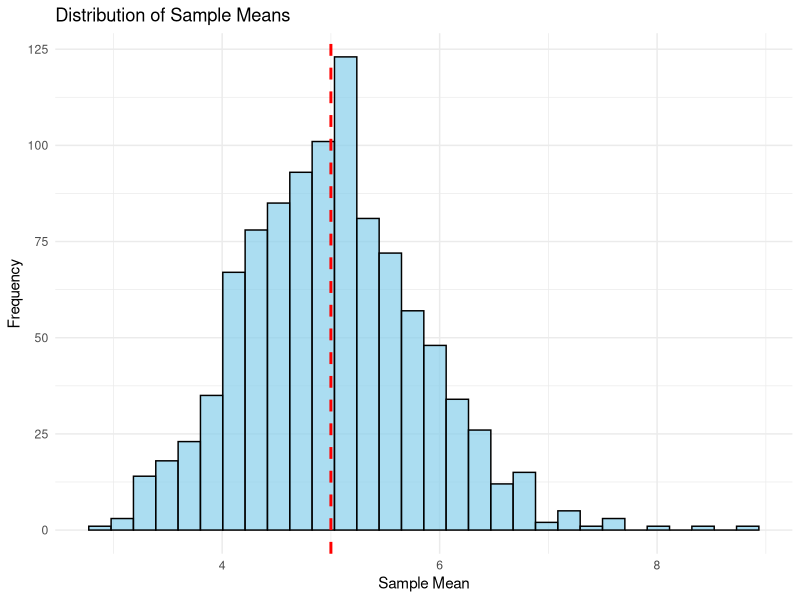
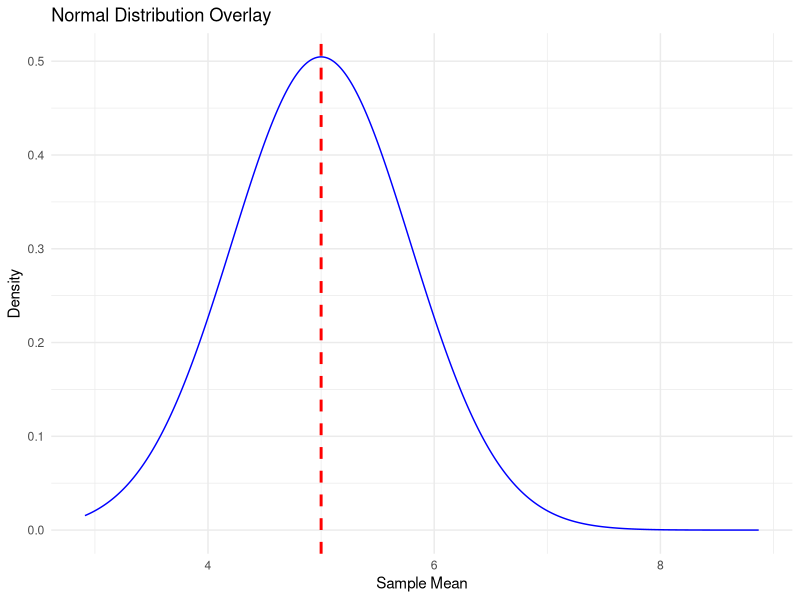

Recreate these plots in R, in order.
## ---- chunk 1

# Load necessary libraries
library(ggplot2)

# Define constants
lambda <- 0.2
num_simulations <- 1000
sample_size <- 40

## ---- chunk 2

# Step 2: Simulate exponential distribution and calculate statistics
# Function to perform simulations and calculate statistics
perform_simulation <- function() {
  sample_means <- replicate(num_simulations, mean(rexp(sample_size, lambda)))
  return(sample_means)
}

# Perform simulations
sample_means <- perform_simulation()

# Calculate sample statistics
sample_mean <- mean(sample_means)
sample_variance <- var(sample_means)
theoretical_mean <- 1 / lambda
theoretical_variance <- (1 / lambda^2) / sample_size

## ---- chunk 3

# Step 3: Compare sample statistics with theoretical values
print(paste("Sample Mean:", sample_mean))
print(paste("Theoretical Mean:", theoretical_mean))
print(paste("Sample Variance:", sample_variance))
print(paste("Theoretical Variance:", theoretical_variance))

## ---- chunk 4

# Step 4: Visualize distribution of sample means
# Create a histogram
ggplot(data = data.frame(x = sample_means), aes(x)) +
  geom_histogram(bins = 30, fill = "skyblue", color = "black", alpha = 0.7) +
  geom_vline(xintercept = theoretical_mean, color = "red", linetype = "dashed", size = 1) +
  ggtitle("Distribution of Sample Means") +
  xlab("Sample Mean") +
  ylab("Frequency") +
  theme_minimal()

# Overlay a normal distribution
x <- seq(min(sample_means), max(sample_means), length.out = 1000)
y <- dnorm(x, mean = theoretical_mean, sd = sqrt(theoretical_variance))
data <- data.frame(x, y)
ggplot(data, aes(x, y)) +
  geom_line(color = "blue") +
  geom_vline(xintercept = theoretical_mean, color = "red", linetype = "dashed", size = 1) +
  ggtitle("Normal Distribution Overlay") +
  xlab("Sample Mean") +
  ylab("Density") +
  theme_minimal()

